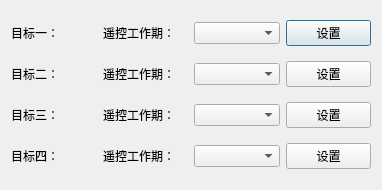
<?xml version="1.0" encoding="UTF-8"?>
<ui version="4.0">
 <class>RemoteWorkPeriod</class>
 <widget class="QDialog" name="RemoteWorkPeriod">
  <property name="geometry">
   <rect>
    <x>0</x>
    <y>0</y>
    <width>382</width>
    <height>190</height>
   </rect>
  </property>
  <property name="windowTitle">
   <string>Dialog</string>
  </property>
  <layout class="QHBoxLayout" name="horizontalLayout">
   <item>
    <layout class="QGridLayout" name="gridLayout">
     <item row="0" column="0">
      <widget class="QLabel" name="label">
       <property name="text">
        <string>目标一：</string>
       </property>
      </widget>
     </item>
     <item row="0" column="1">
      <widget class="QLabel" name="label_5">
       <property name="text">
        <string>遥控工作期：</string>
       </property>
      </widget>
     </item>
     <item row="0" column="2">
      <widget class="QComboBox" name="comboBox_1"/>
     </item>
     <item row="0" column="3">
      <widget class="QPushButton" name="pushButton_1">
       <property name="text">
        <string>设置</string>
       </property>
      </widget>
     </item>
     <item row="1" column="0">
      <widget class="QLabel" name="label_2">
       <property name="text">
        <string>目标二：</string>
       </property>
      </widget>
     </item>
     <item row="1" column="1">
      <widget class="QLabel" name="label_6">
       <property name="text">
        <string>遥控工作期：</string>
       </property>
      </widget>
     </item>
     <item row="1" column="2">
      <widget class="QComboBox" name="comboBox_2"/>
     </item>
     <item row="1" column="3">
      <widget class="QPushButton" name="pushButton_2">
       <property name="text">
        <string>设置</string>
       </property>
      </widget>
     </item>
     <item row="2" column="0">
      <widget class="QLabel" name="label_3">
       <property name="text">
        <string>目标三：</string>
       </property>
      </widget>
     </item>
     <item row="2" column="1">
      <widget class="QLabel" name="label_7">
       <property name="text">
        <string>遥控工作期：</string>
       </property>
      </widget>
     </item>
     <item row="2" column="2">
      <widget class="QComboBox" name="comboBox_3"/>
     </item>
     <item row="2" column="3">
      <widget class="QPushButton" name="pushButton_3">
       <property name="text">
        <string>设置</string>
       </property>
      </widget>
     </item>
     <item row="3" column="0">
      <widget class="QLabel" name="label_4">
       <property name="text">
        <string>目标四：</string>
       </property>
      </widget>
     </item>
     <item row="3" column="1">
      <widget class="QLabel" name="label_8">
       <property name="text">
        <string>遥控工作期：</string>
       </property>
      </widget>
     </item>
     <item row="3" column="2">
      <widget class="QComboBox" name="comboBox_4"/>
     </item>
     <item row="3" column="3">
      <widget class="QPushButton" name="pushButton_4">
       <property name="text">
        <string>设置</string>
       </property>
      </widget>
     </item>
    </layout>
   </item>
  </layout>
 </widget>
 <resources/>
 <connections/>
</ui>
